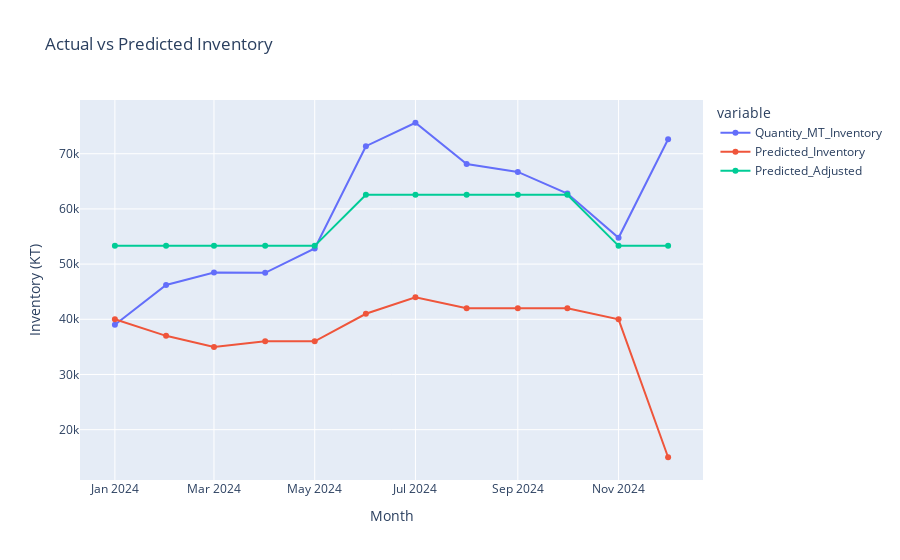

The notebook cell saved with this chart:
### Code cell
X_all = scaler.transform(comparison[['Predicted_Inventory']].fillna(0))
comparison['Predicted_Adjusted'] = model.predict(X_all)
comparison['Deviation_Adjusted'] = comparison['Quantity_MT_Inventory'] - comparison['Predicted_Adjusted']


fig = px.line(comparison, x='month', y=['Quantity_MT_Inventory', 'Predicted_Inventory', 'Predicted_Adjusted'],
              title='Actual vs Predicted Inventory', markers=True)
fig.update_layout(yaxis_title='Inventory (KT)', xaxis_title='Month')
fig.show()

### Figure 1 — Plotly figure (JSON) as saved in the notebook; plotly's stock layout.template omitted (floating-point values rounded to 4 significant figures)
{"data": [{"hovertemplate": "variable=Quantity_MT_Inventory<br>month=%{x}<br>value=%{y}<extra></extra>", "legendgroup": "Quantity_MT_Inventory", "line": {"color": "#636efa", "dash": "solid"}, "marker": {"symbol": "circle"}, "mode": "lines+markers", "name": "Quantity_MT_Inventory", "orientation": "v", "showlegend": true, "type": "scatter", "x": ["2024-01-01T00:00:00", "2024-02-01T00:00:00", "2024-03-01T00:00:00", "2024-04-01T00:00:00", "2024-05-01T00:00:00", "2024-06-01T00:00:00", "2024-07-01T00:00:00", "2024-08-01T00:00:00", "2024-09-01T00:00:00", "2024-10-01T00:00:00", "2024-11-01T00:00:00", "2024-12-01T00:00:00"], "xaxis": "x", "y": [39010.0, 46220.0, 48480.0, 48420.0, 52830.0, 71360.0, 75610.0, 68140.0, 66700.0, 62790.0, 54760.0, 72630.0], "yaxis": "y"}, {"hovertemplate": "variable=Predicted_Inventory<br>month=%{x}<br>value=%{y}<extra></extra>", "legendgroup": "Predicted_Inventory", "line": {"color": "#EF553B", "dash": "solid"}, "marker": {"symbol": "circle"}, "mode": "lines+markers", "name": "Predicted_Inventory", "orientation": "v", "showlegend": true, "type": "scatter", "x": ["2024-01-01T00:00:00", "2024-02-01T00:00:00", "2024-03-01T00:00:00", "2024-04-01T00:00:00", "2024-05-01T00:00:00", "2024-06-01T00:00:00", "2024-07-01T00:00:00", "2024-08-01T00:00:00", "2024-09-01T00:00:00", "2024-10-01T00:00:00", "2024-11-01T00:00:00", "2024-12-01T00:00:00"], "xaxis": "x", "y": [40000, 37000, 35000, 36000, 36000, 41000, 44000, 42000, 42000, 42000, 40000, 15000], "yaxis": "y"}, {"hovertemplate": "variable=Predicted_Adjusted<br>month=%{x}<br>value=%{y}<extra></extra>", "legendgroup": "Predicted_Adjusted", "line": {"color": "#00cc96", "dash": "solid"}, "marker": {"symbol": "circle"}, "mode": "lines+markers", "name": "Predicted_Adjusted", "orientation": "v", "showlegend": true, "type": "scatter", "x": ["2024-01-01T00:00:00", "2024-02-01T00:00:00", "2024-03-01T00:00:00", "2024-04-01T00:00:00", "2024-05-01T00:00:00", "2024-06-01T00:00:00", "2024-07-01T00:00:00", "2024-08-01T00:00:00", "2024-09-01T00:00:00", "2024-10-01T00:00:00", "2024-11-01T00:00:00", "2024-12-01T00:00:00"], "xaxis": "x", "y": [53310.0, 53310.0, 53310.0, 53310.0, 53310.0, 62560.0, 62560.0, 62560.0, 62560.0, 62560.0, 53310.0, 53310.0], "yaxis": "y"}], "layout": {"legend": {"title": {"text": "variable"}, "tracegroupgap": 0}, "title": {"text": "Actual vs Predicted Inventory"}, "xaxis": {"anchor": "y", "domain": [0, 1], "title": {"text": "Month"}}, "yaxis": {"anchor": "x", "domain": [0, 1], "title": {"text": "Inventory (KT)"}}}}
